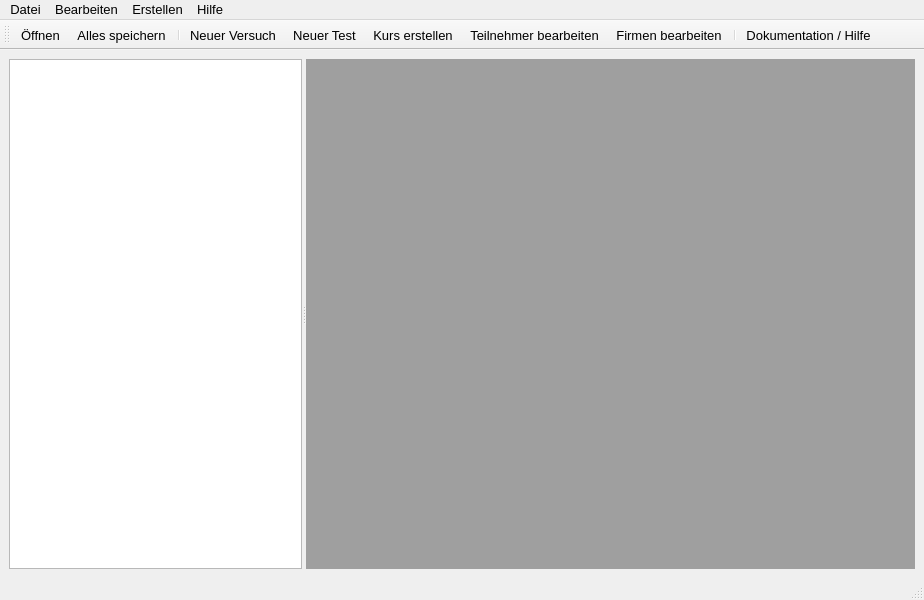
<?xml version="1.0" encoding="UTF-8"?>
<ui version="4.0">
 <class>MainWindow</class>
 <widget class="QMainWindow" name="MainWindow">
  <property name="geometry">
   <rect>
    <x>0</x>
    <y>0</y>
    <width>924</width>
    <height>600</height>
   </rect>
  </property>
  <property name="font">
   <font>
    <pointsize>10</pointsize>
   </font>
  </property>
  <property name="windowTitle">
   <string>bbz Notenmanager</string>
  </property>
  <property name="windowIcon">
   <iconset resource="../resources.qrc">
    <normaloff>:/icons/app</normaloff>:/icons/app</iconset>
  </property>
  <widget class="QWidget" name="centralwidget">
   <layout class="QVBoxLayout" name="verticalLayout">
    <item>
     <widget class="QSplitter" name="splitter">
      <property name="sizePolicy">
       <sizepolicy hsizetype="Expanding" vsizetype="Expanding">
        <horstretch>0</horstretch>
        <verstretch>0</verstretch>
       </sizepolicy>
      </property>
      <property name="orientation">
       <enum>Qt::Horizontal</enum>
      </property>
      <widget class="QTreeWidget" name="nav">
       <property name="sizePolicy">
        <sizepolicy hsizetype="MinimumExpanding" vsizetype="Expanding">
         <horstretch>0</horstretch>
         <verstretch>0</verstretch>
        </sizepolicy>
       </property>
       <property name="minimumSize">
        <size>
         <width>200</width>
         <height>400</height>
        </size>
       </property>
       <property name="contextMenuPolicy">
        <enum>Qt::CustomContextMenu</enum>
       </property>
       <property name="indentation">
        <number>10</number>
       </property>
       <property name="animated">
        <bool>true</bool>
       </property>
       <property name="headerHidden">
        <bool>true</bool>
       </property>
       <column>
        <property name="text">
         <string notr="true">1</string>
        </property>
       </column>
      </widget>
      <widget class="QMdiArea" name="main">
       <property name="minimumSize">
        <size>
         <width>600</width>
         <height>400</height>
        </size>
       </property>
       <property name="verticalScrollBarPolicy">
        <enum>Qt::ScrollBarAsNeeded</enum>
       </property>
       <property name="horizontalScrollBarPolicy">
        <enum>Qt::ScrollBarAsNeeded</enum>
       </property>
       <property name="sizeAdjustPolicy">
        <enum>QAbstractScrollArea::AdjustToContents</enum>
       </property>
       <property name="tabPosition">
        <enum>QTabWidget::South</enum>
       </property>
      </widget>
     </widget>
    </item>
   </layout>
  </widget>
  <widget class="QMenuBar" name="menus">
   <property name="geometry">
    <rect>
     <x>0</x>
     <y>0</y>
     <width>924</width>
     <height>30</height>
    </rect>
   </property>
   <widget class="QMenu" name="menuDatei">
    <property name="title">
     <string>Datei</string>
    </property>
    <addaction name="action_open_db"/>
    <addaction name="action_save_all"/>
   </widget>
   <widget class="QMenu" name="menuBearbeiten">
    <property name="title">
     <string>Bearbeiten</string>
    </property>
    <addaction name="action_add_students"/>
    <addaction name="action_companies"/>
    <addaction name="action_edit_course"/>
   </widget>
   <widget class="QMenu" name="menuErstellen">
    <property name="title">
     <string>Erstellen</string>
    </property>
    <addaction name="action_new_practice"/>
    <addaction name="action_new_theory"/>
    <addaction name="action_new_course"/>
    <addaction name="action_new_db"/>
   </widget>
   <widget class="QMenu" name="menuHilfe">
    <property name="title">
     <string>Hilfe</string>
    </property>
    <addaction name="action_help"/>
    <addaction name="action_about"/>
   </widget>
   <addaction name="menuDatei"/>
   <addaction name="menuBearbeiten"/>
   <addaction name="menuErstellen"/>
   <addaction name="menuHilfe"/>
  </widget>
  <widget class="QStatusBar" name="status"/>
  <widget class="QToolBar" name="tools">
   <property name="windowTitle">
    <string>toolBar</string>
   </property>
   <attribute name="toolBarArea">
    <enum>TopToolBarArea</enum>
   </attribute>
   <attribute name="toolBarBreak">
    <bool>false</bool>
   </attribute>
   <addaction name="action_open_db"/>
   <addaction name="action_save_all"/>
   <addaction name="separator"/>
   <addaction name="action_new_practice"/>
   <addaction name="action_new_theory"/>
   <addaction name="action_new_course"/>
   <addaction name="action_add_students"/>
   <addaction name="action_companies"/>
   <addaction name="separator"/>
   <addaction name="action_help"/>
  </widget>
  <action name="action_open_db">
   <property name="icon">
    <iconset resource="../resources.qrc">
     <normaloff>:/icons/db-open</normaloff>:/icons/db-open</iconset>
   </property>
   <property name="text">
    <string>Öffnen</string>
   </property>
   <property name="toolTip">
    <string>Datenbank öffnen</string>
   </property>
   <property name="shortcut">
    <string>Ctrl+O</string>
   </property>
  </action>
  <action name="action_new_db">
   <property name="icon">
    <iconset resource="../resources.qrc">
     <normaloff>:/icons/db-new</normaloff>:/icons/db-new</iconset>
   </property>
   <property name="text">
    <string>Neue Datenbank</string>
   </property>
   <property name="toolTip">
    <string>Neue Datenbank erstellen</string>
   </property>
   <property name="shortcut">
    <string>Ctrl+N</string>
   </property>
  </action>
  <action name="action_new_course">
   <property name="icon">
    <iconset resource="../resources.qrc">
     <normaloff>:/icons/course-new</normaloff>:/icons/course-new</iconset>
   </property>
   <property name="text">
    <string>Kurs erstellen</string>
   </property>
   <property name="toolTip">
    <string>Neuen Kurs erstellen</string>
   </property>
   <property name="shortcut">
    <string>Ctrl+K</string>
   </property>
  </action>
  <action name="action_new_theory">
   <property name="icon">
    <iconset resource="../resources.qrc">
     <normaloff>:/icons/theory</normaloff>:/icons/theory</iconset>
   </property>
   <property name="text">
    <string>Neuer Test</string>
   </property>
   <property name="toolTip">
    <string>Neuen Test anlegen</string>
   </property>
   <property name="shortcut">
    <string>Ctrl+T</string>
   </property>
  </action>
  <action name="action_new_practice">
   <property name="icon">
    <iconset resource="../resources.qrc">
     <normaloff>:/icons/practice</normaloff>:/icons/practice</iconset>
   </property>
   <property name="text">
    <string>Neuer Versuch</string>
   </property>
   <property name="toolTip">
    <string>Neuen Versuch anlegen</string>
   </property>
   <property name="shortcut">
    <string>Ctrl+A</string>
   </property>
  </action>
  <action name="action_add_students">
   <property name="icon">
    <iconset resource="../resources.qrc">
     <normaloff>:/icons/group-new</normaloff>:/icons/group-new</iconset>
   </property>
   <property name="text">
    <string>Teilnehmer bearbeiten</string>
   </property>
   <property name="toolTip">
    <string>Teilnehmer hinzufügen / bearbeiten</string>
   </property>
  </action>
  <action name="action_companies">
   <property name="icon">
    <iconset resource="../resources.qrc">
     <normaloff>:/icons/new</normaloff>:/icons/new</iconset>
   </property>
   <property name="text">
    <string>Firmen bearbeiten</string>
   </property>
   <property name="toolTip">
    <string>Firmen hinzufügen / ändern</string>
   </property>
  </action>
  <action name="action_help">
   <property name="icon">
    <iconset resource="../resources.qrc">
     <normaloff>:/icons/help</normaloff>:/icons/help</iconset>
   </property>
   <property name="text">
    <string>Dokumentation / Hilfe</string>
   </property>
   <property name="toolTip">
    <string>Dokumentation und Hilfe zum Notenmanager</string>
   </property>
   <property name="shortcut">
    <string>Ctrl+H</string>
   </property>
  </action>
  <action name="action_about">
   <property name="icon">
    <iconset resource="../resources.qrc">
     <normaloff>:/icons/info</normaloff>:/icons/info</iconset>
   </property>
   <property name="text">
    <string>Über</string>
   </property>
  </action>
  <action name="action_save_all">
   <property name="icon">
    <iconset resource="../resources.qrc">
     <normaloff>:/icons/save-all</normaloff>:/icons/save-all</iconset>
   </property>
   <property name="text">
    <string>Alles speichern</string>
   </property>
   <property name="toolTip">
    <string>Alle Daten speichern (wird automatisch beim Beenden ausgeführt)</string>
   </property>
   <property name="shortcut">
    <string>Ctrl+S</string>
   </property>
  </action>
  <action name="action_edit_course">
   <property name="icon">
    <iconset resource="../resources.qrc">
     <normaloff>:/icons/edit-course</normaloff>:/icons/edit-course</iconset>
   </property>
   <property name="text">
    <string>Kurs bearbeiten</string>
   </property>
   <property name="toolTip">
    <string>Vorhandenen Kurs bearbeiten</string>
   </property>
  </action>
 </widget>
 <resources>
  <include location="../resources.qrc"/>
 </resources>
 <connections/>
</ui>
